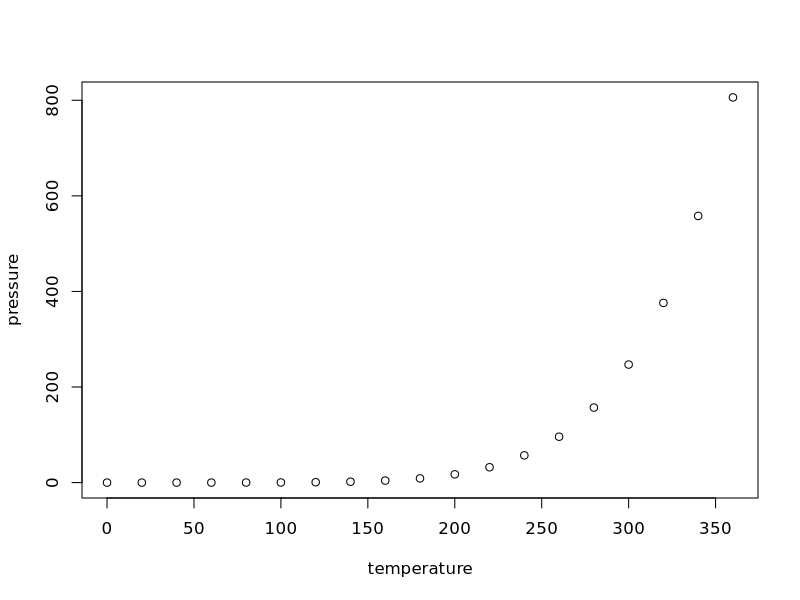

R code for this plot:
## ---- chunk 1
knitr::opts_chunk$set(echo = FALSE)
## ---- chunk 2
plot(pressure, family = "Dejavu Sans")
## ---- chunk 3
sessionInfo()
## ---- chunk 4
# automatically create a bib database for R packages
bib <- knitr::write_bib(
  x = c(
    .packages(), "knitr", "rmarkdown", "bookdown"
  ), file = NULL, prefix = ""
)
xfun::write_utf8(unlist(bib), "packages.bib")
